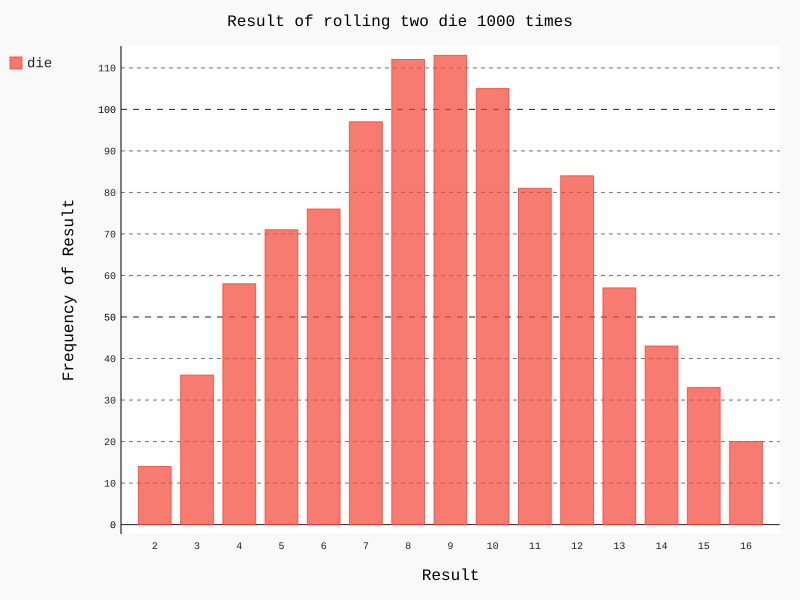

The script that drew this image:
#!/usr/bin/env python3
# -*- coding: utf-8 -*-
# @Time    : 17-8-6 下午9:03
# @Author  : Zhangbin
# @Site    : home
# @File    : die_visual.py
# @Software: PyCharm Community Edition
# 投掷骰子
import die
import pygal
import webbrowser
def run_die():
    """运行投掷骰子"""
    # 实例话Die
    die1 = die.Die()
    die2 = die.Die(10)
    # 生成两个骰子的组合结果
    tow_results = to_results(die1, die2)
    # 生成两个骰子的频率
    tow_frequencies = to_frequency(tow_results)
    # 生成结果的交集组合，其中没有重复的，并排序
    tow_results_sides = sorted(set(tow_results))
    # 显示图表
    show_die(tow_results_sides, tow_frequencies)
    webbrowser.open_new_tab("http://localhost:63342/Demo/"
                            "pygal_demo/die_visual.svg")



def to_results(die1, die2):
    # 投掷两次骰子，将结果储存在一个列表中
    results = [die1.roll() + die2.roll() for a in range(1000)]
    return results

def to_frequency(results):
    """生成频率"""
    # 分析结果
    # 存储结果
    frequencies = []
    # 计算two面数的组合
    results_set = sorted(set(results))
    # 建立结果值的循环
    for value in results_set:
        # 将每个值的频率存储
        frequency = results.count(value)
        # 存入frequencies
        frequencies.append(frequency)
    return frequencies

# 对结果进行可视化
def show_die(results_sides, frequencies):
    """生成图表展示"""
    hist = pygal.Bar()
    hist.title = "Result of rolling two die 1000 times"
    hist.x_title = "Result"
    hist.y_title = "Frequency of Result"
    hist.x_labels = results_sides
    hist.add("die", frequencies)
    hist.render_to_file("die_visual.svg")

run_die()
